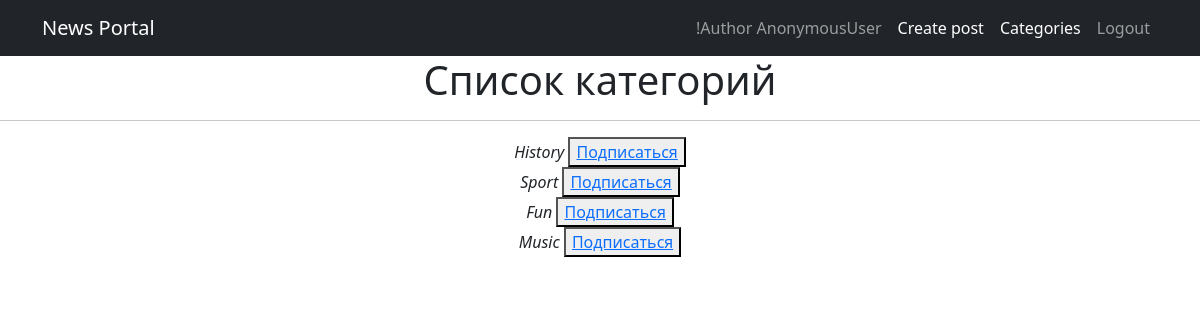
The app's page /news/categories/ with its own data.
### news/models.py (models this page shows)
class Category(models.Model):
    category_name = models.CharField(max_length=50, unique=True)
    subscribers = models.ManyToManyField(User, through='CategorySubscribers', blank=True)
    def __str__(self):
        return f'{self.category_name}'

### news/views.py (the view)
# urls.py: path('categories/', CategoriesList.as_view(), name='categories'),
class CategoriesList(ListView):
    model = Category
    template_name = 'categories_list.html'
    context_object_name = 'categories'

### templates/categories_list.html (shortened to what this page needs)
{% extends 'flatpages/default.html' %}
{% load custom_filters %}
{% load custom_tags %}
{% block content %}
   <h1>Список категорий</h1>
   <hr>
   {% for cat in categories %}
        <i>{{ cat }}</i>
        {% if user in cat.subscribers.all %}
            <button><a href="unsubscribe/?pk={{ cat.pk }}">Отписаться</a></button>
        {% else %}
            <button><a href="subscribe/?pk={{ cat.pk }}">Подписаться</a></button>
        {% endif %}
   {% endfor %}
{% endblock content %}

### records on screen
Category: category_name "History"
Category: category_name "Sport"
Category: category_name "Fun"
Category: category_name "Music"

### other values on screen
{{ request.user }} "AnonymousUser"
